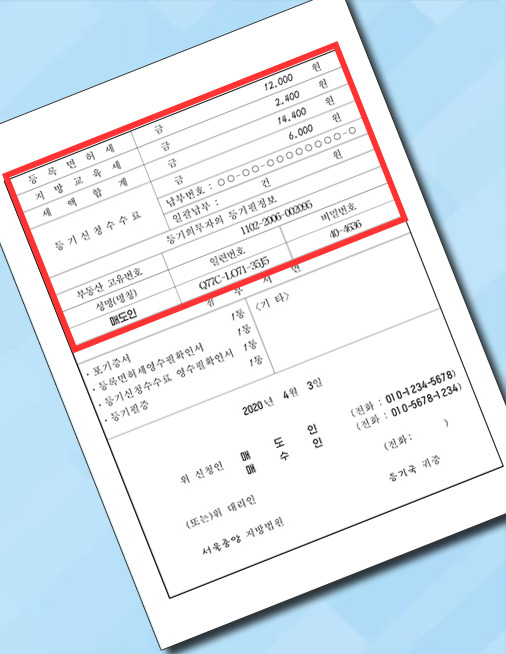
#> input picture djkflsa.jpg, 506 x 654 px, found by its file name
$ python img.py
#> lines starting #> are read from the running program, lines starting #| are printed output that depends on the picture
import cv2
import numpy as np

# 이미지 불러오기
orig = cv2.imread('\python-opencv\djkflsa.jpg')
#> orig is the input picture: shape (654, 506, 3); mean B, G, R 239.4, 231.7, 222.7
if orig is None:
    print("이미지를 찾을 수 없습니다.")
    exit()

# 화면에 보여줄 크기 축소
scale = 0.5
img = cv2.resize(orig, None, fx=scale, fy=scale)
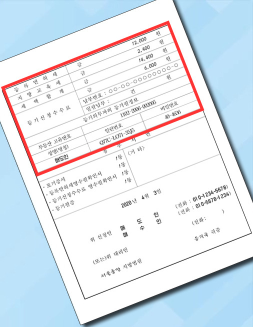
#> img: shape (327, 253, 3); mean B, G, R 239.5, 231.7, 222.8

points = []

# [64 lines left out: functions order_points, warp_document, mouse_callback, not called in this run]

cv2.namedWindow("src")
cv2.setMouseCallback("src", mouse_callback)

while True:
    cv2.imshow("src", img)
    key = cv2.waitKey(1) & 0xFF
#> (key q is pressed here)

    if key == ord('r'):
        img = cv2.resize(orig, None, fx=scale, fy=scale)
        points = []
        cv2.destroyWindow("dst")
        print("초기화 완료")

    elif key == ord('q') or key == 27:
        break

cv2.destroyAllWindows()

$ run again, with coins.jpg copied over djkflsa.jpg
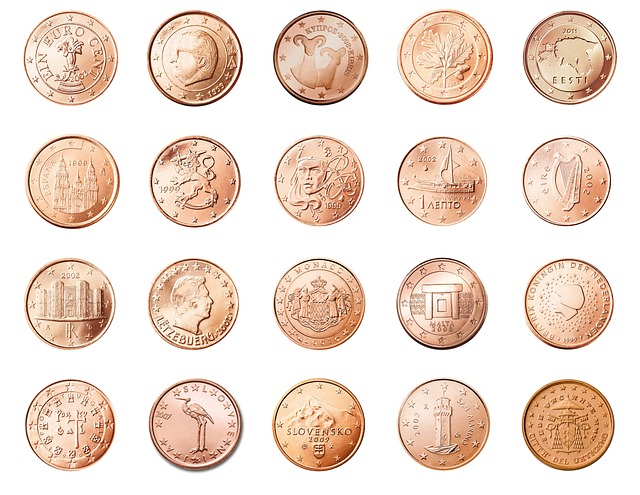
#> input picture coins.jpg, 640 x 495 px, found by its file name
#> orig is the input picture: shape (495, 640, 3); mean B, G, R 209.4, 221.5, 239.2
#> `img = cv2.resize(orig, None, fx=scale, fy=scale)`:
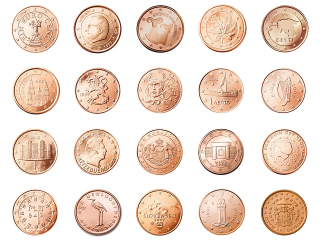
#> img: shape (248, 320, 3); mean B, G, R 209.5, 221.6, 239.3
